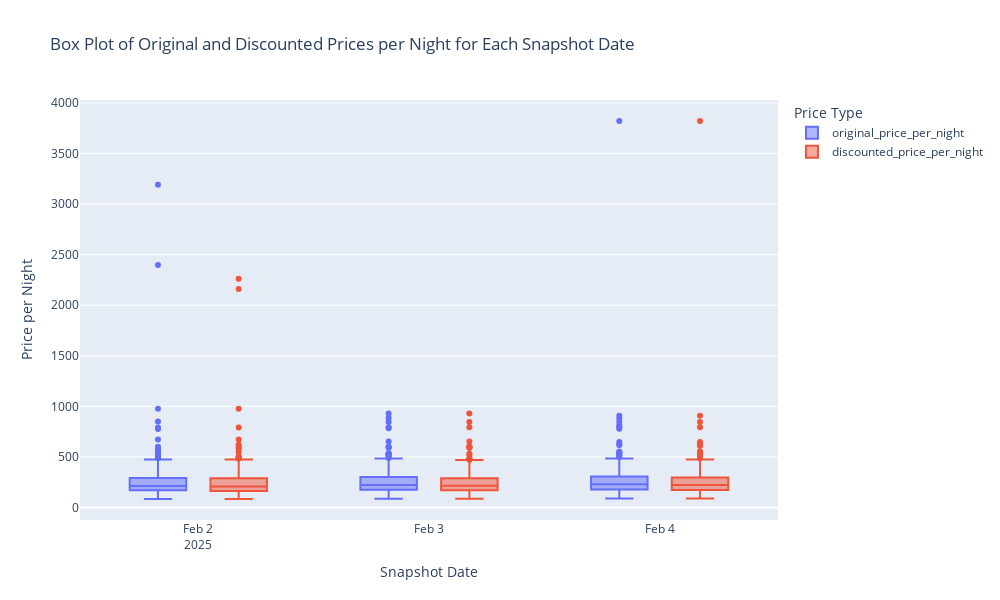

The notebook cell saved with this chart:
### Markdown cell above
### Filter outliers by price per night data

### Code cell
import plotly.express as px

# Create a box plot (hbox) for original and discounted price per night
fig = px.box(
    price_per_night_data.melt(id_vars=['snapshot_date'], value_vars=['original_price_per_night', 'discounted_price_per_night'], 
                              var_name="Price Type", value_name="Price per Night"),
    x="snapshot_date",
    y="Price per Night",
    color="Price Type",
    title="Box Plot of Original and Discounted Prices per Night for Each Snapshot Date",
    labels={"snapshot_date": "Snapshot Date", "Price per Night": "Price per Night"},
    width=1000,
    height=600
)

# Show the interactive box plot
fig.show()

### Figure 1 — Plotly figure (JSON) as saved in the notebook; plotly's stock layout.template omitted (floating-point values rounded to 4 significant figures; data arrays with more than 128 entries replaced by an {"elided": "..."} marker saying what was removed)
{"data": [{"alignmentgroup": "True", "hovertemplate": "Price Type=original_price_per_night<br>Snapshot Date=%{x}<br>Price per Night=%{y}<extra></extra>", "legendgroup": "original_price_per_night", "marker": {"color": "#636efa"}, "name": "original_price_per_night", "notched": false, "offsetgroup": "original_price_per_night", "orientation": "v", "showlegend": true, "type": "box", "x": {"elided": "1073 str values"}, "x0": " ", "xaxis": "x", "y": {"elided": "1073 float values"}, "y0": " ", "yaxis": "y"}, {"alignmentgroup": "True", "hovertemplate": "Price Type=discounted_price_per_night<br>Snapshot Date=%{x}<br>Price per Night=%{y}<extra></extra>", "legendgroup": "discounted_price_per_night", "marker": {"color": "#EF553B"}, "name": "discounted_price_per_night", "notched": false, "offsetgroup": "discounted_price_per_night", "orientation": "v", "showlegend": true, "type": "box", "x": {"elided": "1073 str values"}, "x0": " ", "xaxis": "x", "y": {"elided": "1073 float values"}, "y0": " ", "yaxis": "y"}], "layout": {"boxmode": "group", "height": 600, "legend": {"title": {"text": "Price Type"}, "tracegroupgap": 0}, "title": {"text": "Box Plot of Original and Discounted Prices per Night for Each Snapshot Date"}, "width": 1000, "xaxis": {"anchor": "y", "domain": [0, 1], "title": {"text": "Snapshot Date"}}, "yaxis": {"anchor": "x", "domain": [0, 1], "title": {"text": "Price per Night"}}}}
